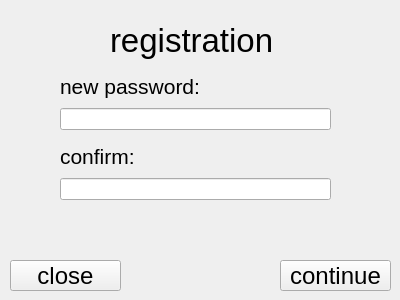
<?xml version="1.0" encoding="UTF-8"?>
<ui version="4.0">
 <class>registration</class>
 <widget class="QWidget" name="registration">
  <property name="geometry">
   <rect>
    <x>0</x>
    <y>0</y>
    <width>400</width>
    <height>300</height>
   </rect>
  </property>
  <property name="windowTitle">
   <string>Form</string>
  </property>
  <widget class="QWidget" name="layoutWidget">
   <property name="geometry">
    <rect>
     <x>60</x>
     <y>70</y>
     <width>271</width>
     <height>60</height>
    </rect>
   </property>
   <layout class="QVBoxLayout" name="verticalLayout">
    <item>
     <widget class="QLabel" name="label">
      <property name="font">
       <font>
        <pointsize>16</pointsize>
       </font>
      </property>
      <property name="text">
       <string>new password:</string>
      </property>
     </widget>
    </item>
    <item>
     <widget class="QLineEdit" name="firstPassword"/>
    </item>
   </layout>
  </widget>
  <widget class="QWidget" name="layoutWidget_2">
   <property name="geometry">
    <rect>
     <x>60</x>
     <y>140</y>
     <width>271</width>
     <height>60</height>
    </rect>
   </property>
   <layout class="QVBoxLayout" name="verticalLayout_2">
    <item>
     <widget class="QLabel" name="label_2">
      <property name="font">
       <font>
        <pointsize>16</pointsize>
       </font>
      </property>
      <property name="text">
       <string>confirm:</string>
      </property>
     </widget>
    </item>
    <item>
     <widget class="QLineEdit" name="secondPassword"/>
    </item>
   </layout>
  </widget>
  <widget class="QPushButton" name="continueButton">
   <property name="geometry">
    <rect>
     <x>280</x>
     <y>260</y>
     <width>111</width>
     <height>31</height>
    </rect>
   </property>
   <property name="font">
    <font>
     <pointsize>18</pointsize>
    </font>
   </property>
   <property name="text">
    <string>continue</string>
   </property>
  </widget>
  <widget class="QLabel" name="label_3">
   <property name="geometry">
    <rect>
     <x>110</x>
     <y>10</y>
     <width>181</width>
     <height>61</height>
    </rect>
   </property>
   <property name="font">
    <font>
     <pointsize>25</pointsize>
    </font>
   </property>
   <property name="text">
    <string>registration</string>
   </property>
  </widget>
  <widget class="QPushButton" name="closeButton">
   <property name="geometry">
    <rect>
     <x>10</x>
     <y>260</y>
     <width>111</width>
     <height>31</height>
    </rect>
   </property>
   <property name="font">
    <font>
     <pointsize>18</pointsize>
    </font>
   </property>
   <property name="text">
    <string>close</string>
   </property>
  </widget>
 </widget>
 <resources/>
 <connections/>
</ui>
